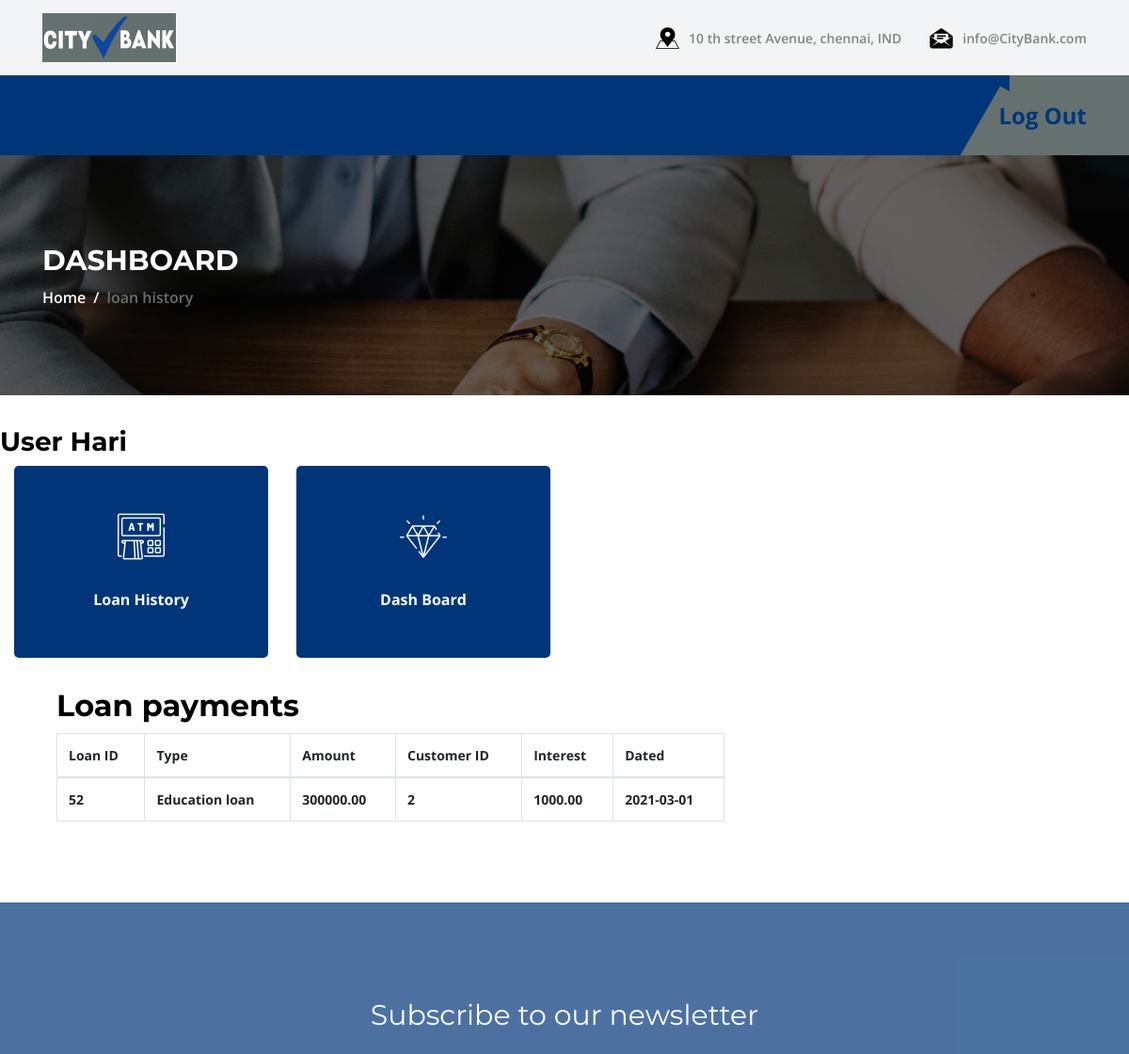
Page /loanhistory.php (signed in, upper part) on the earlier database version.
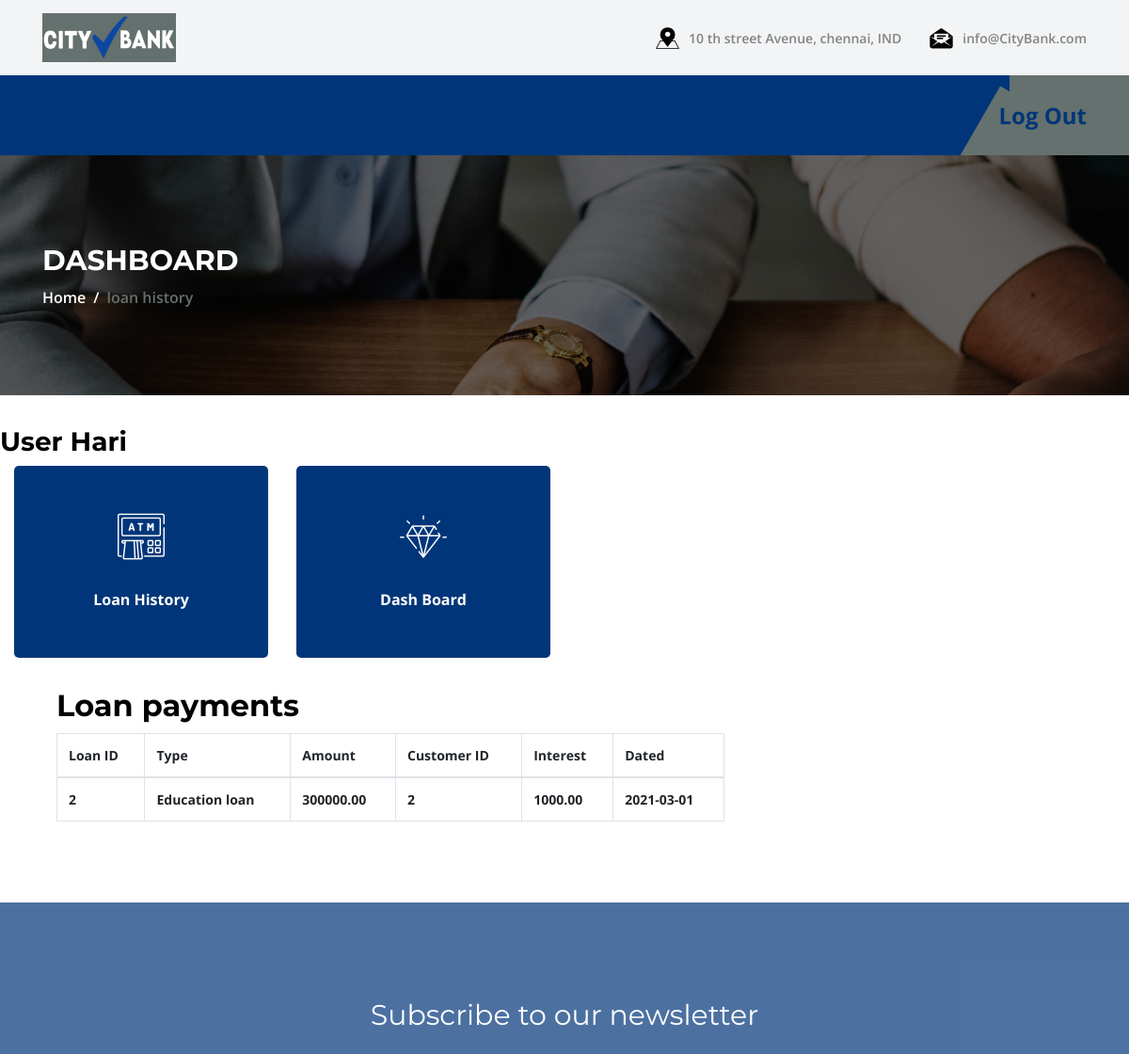
Same page on the later database version.
### tables this page shows
CREATE TABLE `loan` (
  `loanid` int(11) NOT NULL,
  `accno` varchar(200) NOT NULL,
  `loantype` varchar(25) NOT NULL,
  `loanamount` float(10,2) NOT NULL,
  `customerid` int(12) NOT NULL,
  `interest` float(10,2) NOT NULL,
  `startdate` date NOT NULL
);

### loanhistory.php (the view, shortened to what the changed rows need)
<?php
include_once 'includes/dbconnect.php';
$id = addslashes($_SESSION['usr_id']);
?>
<!DOCTYPE html>
<html lang="en">
<head>
    <link rel="stylesheet" href="style.css">
</head>
<body>
    <section class="breadcrumb-area bg-img bg-overlay jarallax" style="background-image: url(img/bg-img/13.jpg);">
        <div class="container h-100">
            <div class="row h-100 align-items-center">
                <div class="col-12">
                    <div class="breadcrumb-content">
                        <h2>Dashboard</h2>
                    </div>
                </div>
            </div>
        </div>
    </section>
    <section class="elements-area section-padding-70-0">
        <div class="col-12 mb-70">
            <div class="row">
                <div class="container">
                    <div class="container">
                        <article class="row">
                            <section class="col-lg-8">
                                <div class="page-header">
                                    <h2>Loan payments</h2>
                                </div>
                                <b>
                                    <table class="table table-bordered">
                                        <thead>
                                            <th>Loan ID</th>
                                            <th>Type</th>
                                            <th>Amount</th>
                                            <th>Customer ID</th>
                                            <th>Interest</th>
                                            <th>Dated</th>
                                        </thead>
                                        <?php
		$ins_sql = "SELECT * FROM loan WHERE customerid = '$id' ";
		$run_sql = mysqli_query($con, $ins_sql);
		while($rows = mysqli_fetch_array($run_sql)){
			echo '
				<tbody>
                          <tr>
                          <td>'.$rows['loanid'].'</td>
					        <td>'.$rows['loantype'].'</td>
                            <td>'.$rows['loanamount'].'</td>
                            <td>'.$rows['customerid'].'</td>
                            <td>'.$rows['interest'].'</td>
					        <td>'.$rows['startdate'].'</td>
					      </tr>
					    </tbody>
			';
		}
	?>
                                    </table>
                                </b>
                            </section>
                        </article>
                    </div>
                </div>
            </div>
        </div>
    </section>
    <section class="newsletter-area section-padding-100 bg-img jarallax"
        style="background-image: url(img/bg-img/6.jpg);">
        <div class="container">
            <div class="row justify-content-center">
                <div class="col-12 col-sm-10 col-lg-8">
                    <div class="nl-content text-center">
                        <h2>Subscribe to our newsletter</h2>
                    </div>
                </div>
            </div>
        </div>
    </section>
</body>
</html>

Differences in the rows shown:
removed loan: loanid "52", loantype "Education loan", loanamount "300000.00", customerid "2", interest "1000.00", startdate "2021-03-01"
added loan: loanid "2", loantype "Education loan", loanamount "300000.00", customerid "2", interest "1000.00", startdate "2021-03-01"
